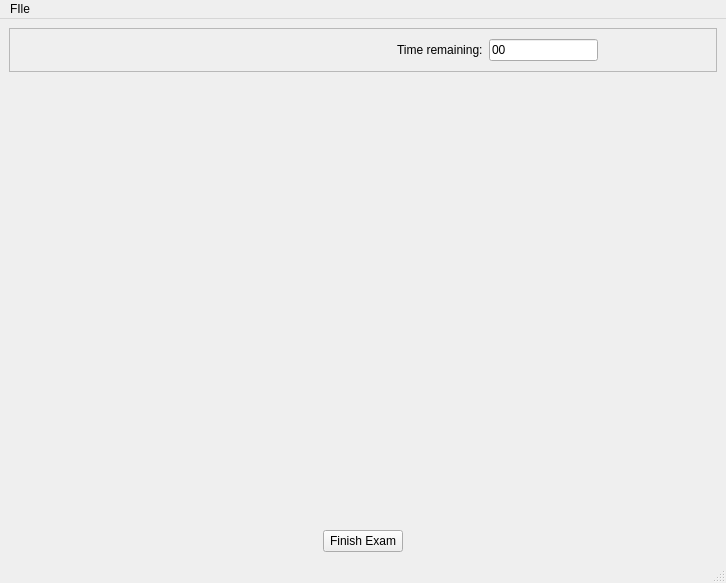
<?xml version="1.0" encoding="UTF-8"?>
<ui version="4.0">
 <class>StudentMainWindow</class>
 <widget class="QMainWindow" name="StudentMainWindow">
  <property name="geometry">
   <rect>
    <x>0</x>
    <y>0</y>
    <width>726</width>
    <height>583</height>
   </rect>
  </property>
  <property name="windowTitle">
   <string>StudentMainWindow</string>
  </property>
  <widget class="QWidget" name="centralwidget">
   <layout class="QGridLayout" name="gridLayout">
    <item row="0" column="0">
     <widget class="QFrame" name="frame">
      <property name="frameShape">
       <enum>QFrame::StyledPanel</enum>
      </property>
      <property name="frameShadow">
       <enum>QFrame::Raised</enum>
      </property>
      <layout class="QHBoxLayout" name="horizontalLayout_2">
       <item>
        <layout class="QHBoxLayout" name="horizontalLayout">
         <item>
          <spacer name="horizontalSpacer_4">
           <property name="orientation">
            <enum>Qt::Horizontal</enum>
           </property>
           <property name="sizeHint" stdset="0">
            <size>
             <width>378</width>
             <height>24</height>
            </size>
           </property>
          </spacer>
         </item>
         <item>
          <widget class="QLabel" name="label">
           <property name="text">
            <string>Time remaining:</string>
           </property>
          </widget>
         </item>
         <item>
          <widget class="QLineEdit" name="timeRemaining">
           <property name="text">
            <string>00</string>
           </property>
          </widget>
         </item>
         <item>
          <spacer name="horizontalSpacer">
           <property name="orientation">
            <enum>Qt::Horizontal</enum>
           </property>
           <property name="sizeHint" stdset="0">
            <size>
             <width>58</width>
             <height>20</height>
            </size>
           </property>
          </spacer>
         </item>
        </layout>
       </item>
      </layout>
     </widget>
    </item>
    <item row="1" column="0">
     <spacer name="verticalSpacer">
      <property name="orientation">
       <enum>Qt::Vertical</enum>
      </property>
      <property name="sizeHint" stdset="0">
       <size>
        <width>20</width>
        <height>437</height>
       </size>
      </property>
     </spacer>
    </item>
    <item row="2" column="0">
     <layout class="QHBoxLayout" name="horizontalLayout_3">
      <item>
       <spacer name="horizontalSpacer_2">
        <property name="orientation">
         <enum>Qt::Horizontal</enum>
        </property>
        <property name="sizeHint" stdset="0">
         <size>
          <width>378</width>
          <height>20</height>
         </size>
        </property>
       </spacer>
      </item>
      <item>
       <widget class="QPushButton" name="finishExamButton">
        <property name="text">
         <string>Finish Exam</string>
        </property>
       </widget>
      </item>
      <item>
       <spacer name="horizontalSpacer_3">
        <property name="orientation">
         <enum>Qt::Horizontal</enum>
        </property>
        <property name="sizeHint" stdset="0">
         <size>
          <width>378</width>
          <height>20</height>
         </size>
        </property>
       </spacer>
      </item>
     </layout>
    </item>
   </layout>
  </widget>
  <widget class="QMenuBar" name="menubar">
   <property name="geometry">
    <rect>
     <x>0</x>
     <y>0</y>
     <width>726</width>
     <height>20</height>
    </rect>
   </property>
   <widget class="QMenu" name="menuFIle">
    <property name="title">
     <string>FIle</string>
    </property>
    <addaction name="actionExit"/>
   </widget>
   <addaction name="menuFIle"/>
  </widget>
  <widget class="QStatusBar" name="statusbar"/>
  <action name="actionExit">
   <property name="text">
    <string>Exit</string>
   </property>
  </action>
 </widget>
 <resources/>
 <connections/>
</ui>
